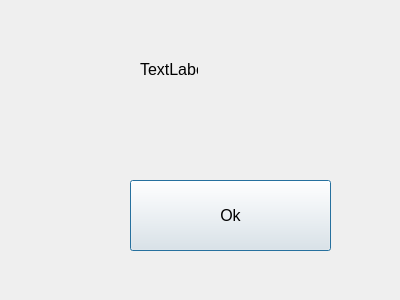
<?xml version="1.0" encoding="UTF-8"?>
<ui version="4.0">
 <class>Dialog</class>
 <widget class="QDialog" name="Dialog">
  <property name="geometry">
   <rect>
    <x>0</x>
    <y>0</y>
    <width>400</width>
    <height>300</height>
   </rect>
  </property>
  <property name="windowTitle">
   <string>Dialog</string>
  </property>
  <widget class="QLabel" name="label">
   <property name="geometry">
    <rect>
     <x>140</x>
     <y>60</y>
     <width>58</width>
     <height>18</height>
    </rect>
   </property>
   <property name="font">
    <font>
     <pointsize>12</pointsize>
    </font>
   </property>
   <property name="text">
    <string>TextLabel</string>
   </property>
  </widget>
  <widget class="QPushButton" name="pushButton">
   <property name="geometry">
    <rect>
     <x>130</x>
     <y>180</y>
     <width>201</width>
     <height>71</height>
    </rect>
   </property>
   <property name="font">
    <font>
     <pointsize>12</pointsize>
    </font>
   </property>
   <property name="text">
    <string>Ok</string>
   </property>
  </widget>
 </widget>
 <resources/>
 <connections/>
</ui>
